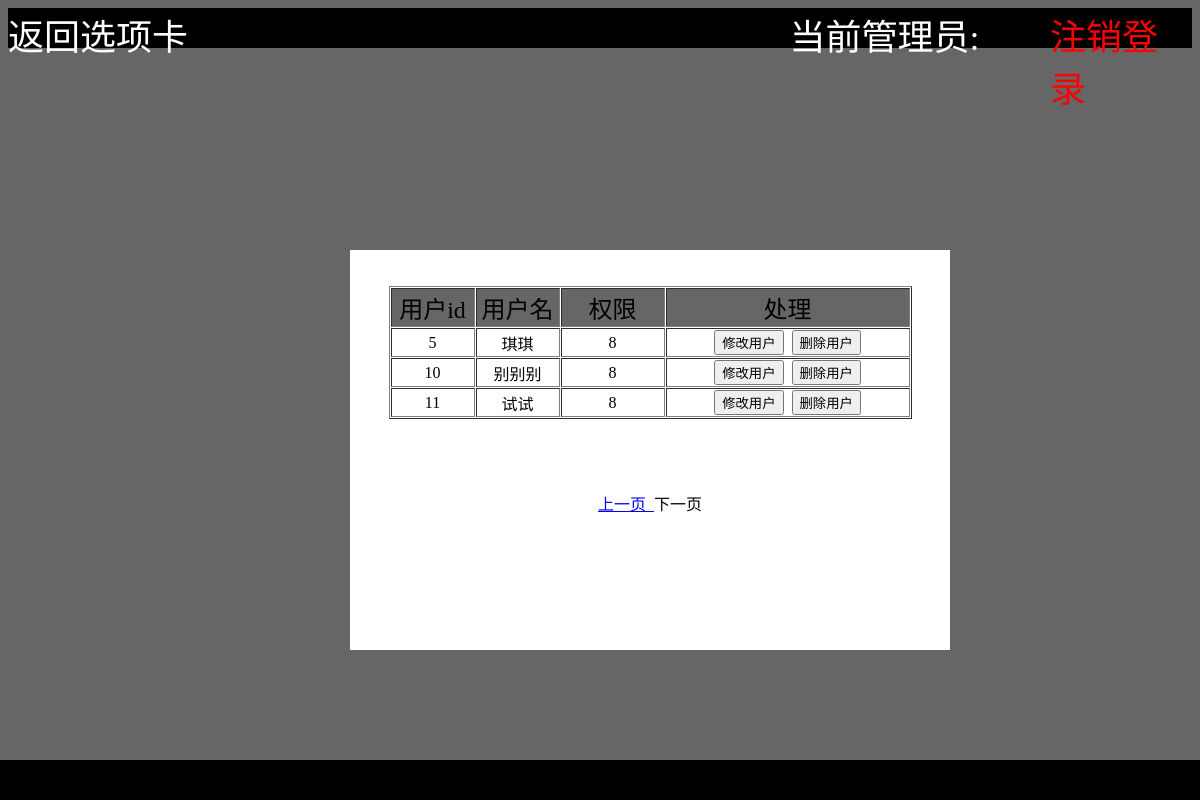
/select_user.php?pageNumber=2, run on an earlier commit of the app's database.
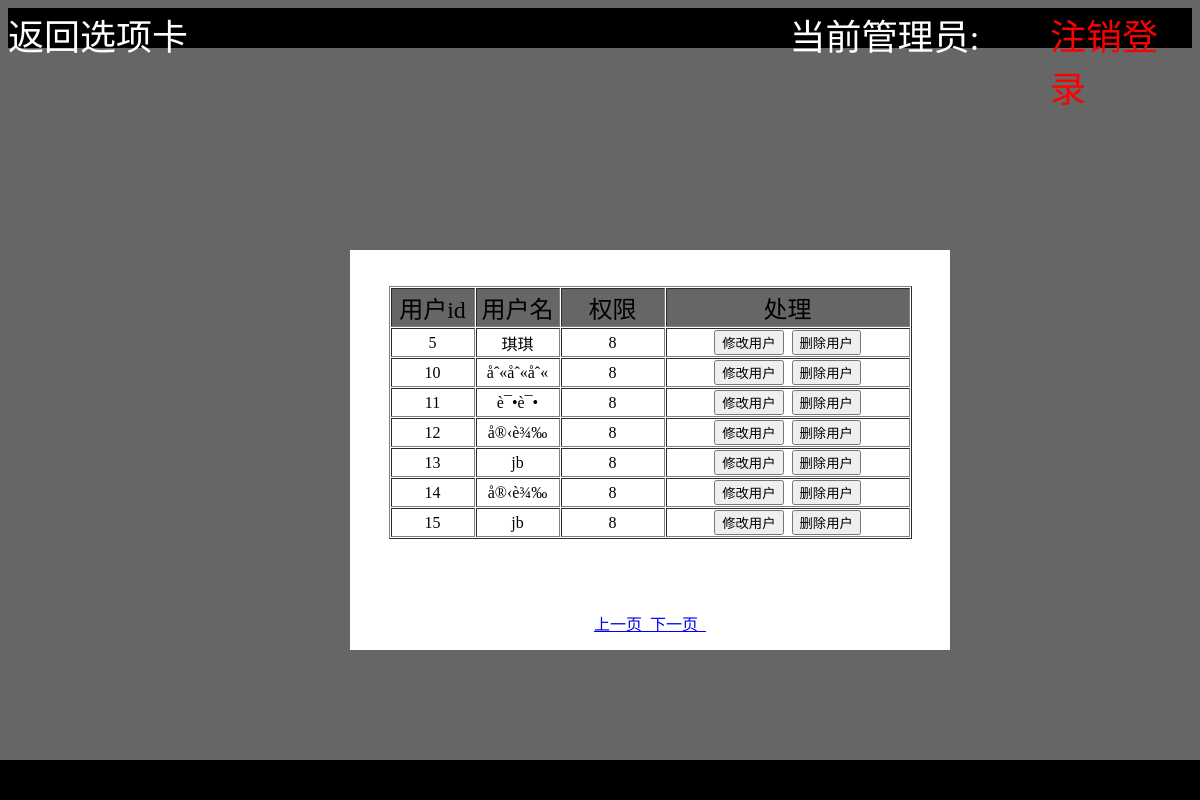
And on a later commit of the database.
### tables this page shows
CREATE TABLE IF NOT EXISTS `test_user` (
  `id` int(11) NOT NULL AUTO_INCREMENT,
  `name` varchar(16) NOT NULL,
  `password` char(32) NOT NULL,
  `adminid` int(11) DEFAULT '8',
  PRIMARY KEY (`id`)
);

### select_user.php (the view, shortened to what this page needs)
<!DOCTYPE html PUBLIC "-//W3C//DTD XHTML 1.0 Transitional//EN" "http://www.w3.org/TR/xhtml1/DTD/xhtml1-transitional.dtd">
<html xmlns="http://www.w3.org/1999/xhtml">
<head>
<link rel="stylesheet" type="text/css" href="css/select_user.css" />
</head>
<body>
<div id="header">
<div class="float_div1">
<a href="admin_index.php" class="header1">返回选项卡</a>
</div>
<div class="float_div2">
<font style="text-align:right; color:#FFF; width:25%">当前管理员:<?php session_start(); echo $_SESSION["name"]; ?></font>&nbsp;
</div>
<div class="float_div3">
<a href="index.html" class="link" >注销登录</a>
</div>
</div>
<div id="center">
	<br />
    <br />
	<center>
    <table border="1" cellpadding="1" cellspacing="1">
	<tr style=" background-color:#666">
    	<td><div id="huiyi">用户id</div></td>
        <td><div id="jiluren">用户名</div></td>
        <td><div id="shijian">权限</div></td>
        <td><div id="biaoti">处理</div></td>
    </tr>
    <tr >
	    <td><center>5</center></td>
        <td><center>琪琪</center></td>
        <td><center>8</center></td>
        <td><center><button>修改用户</button> &nbsp;<button>删除用户</button></center></td>
    </tr>
<?php
  $pageSize=6;
  $adminid = @$_SESSION["adminid"];
  $pageNumber= @$_GET["pageNumber"];
  $rs = mysql_fetch_row(mysql_query("SELECT COUNT(*) FROM test_user where adminid > '$adminid' "));
  $totalCount = $rs[0];
  $exec="select * from test_user where adminid > '$adminid' limit ".(($pageNumber-1)*$pageSize)." ,6";
  $result = mysql_query($exec) ;
  while($rs=mysql_fetch_object($result))
  {
    echo "<tr><td><center>".$rs->id."</center></td>";
    echo "<td><center>".$rs->name."</center></td>";
    echo "<td><center>".$rs->adminid."</center></td>";
	echo "<td><center><a href='modify_user.php?id=$rs->id'><button>修改用户</button></a>
	&nbsp;<a href='delete_user.php?id=$rs->id'><button>删除用户</button></a></center></td>";
  }
	echo "</table>";
?>
<?php
  echo "<br />";
  echo "<br />";
  echo "<br />";
  echo "<br />";
  if($pageNumber > 1)
  {
    echo "<a href=select_user.php?pageNumber=".($pageNumber-1)." >上一页&nbsp&nbsp</a>";
  }
  else
  {
    echo "上一页&nbsp&nbsp";
  }
  if($pageNumber < $totalCount/$pageSize)
  {
    echo "<a href=select_user.php?pageNumber=".($pageNumber+1).">下一页&nbsp&nbsp</a>";
  }
  else
  {
    echo "下一页";
  }
?>
    </center>
</div>
<div id="fonter">
</div>
</body>
</html>

### css/select_user.css (style rules this page uses)
#header { background-color:#000; height:40px; position:relative; bottom:0; margin-top:0px; margin-left:0px; font-size:36px; left:0; width:100%; }
.header1 { text-decoration:none; color:#FFF; text-align:left; }
.float_div1 { float:left; width:66%; }
.float_div2 { float:left; width:22%; }
.float_div3 { float:right; width:12%; }
.link { color:#F00; text-decoration:none; }
body { font-size:16px; background-color:#666; }
#center { background-color:#FFF; position:absolute; width:600px; height:400px; left:50%; top:50%; margin-left:-250px; margin-top:-150px; }
#fonter { background-color:#000; height: 40px; position: absolute; bottom: 0; left: 0; width: 100%; }
#huiyi { font-size:24px; text-align:center; width:80px; float:left; }
#jiluren { font-size:24px; text-align:center; width:80px; float:left; }
#biaoti { font-size:24px; width:240px; text-align:center; float:right; }
#shijian { text-align:center; font-size:24px; float:right; width:100px; }

What changed in the data, as far as the page shows it:
changed test_user id 10: name "别别别" → "åˆ«åˆ«åˆ«"
changed test_user id 11: name "试试" → "è¯•è¯•"
added test_user: id "12", name "å®‹è¾‰", adminid "8"
added test_user: id "13", name "jb", adminid "8"
added test_user: id "14", name "å®‹è¾‰", adminid "8"
added test_user: id "15", name "jb", adminid "8"
